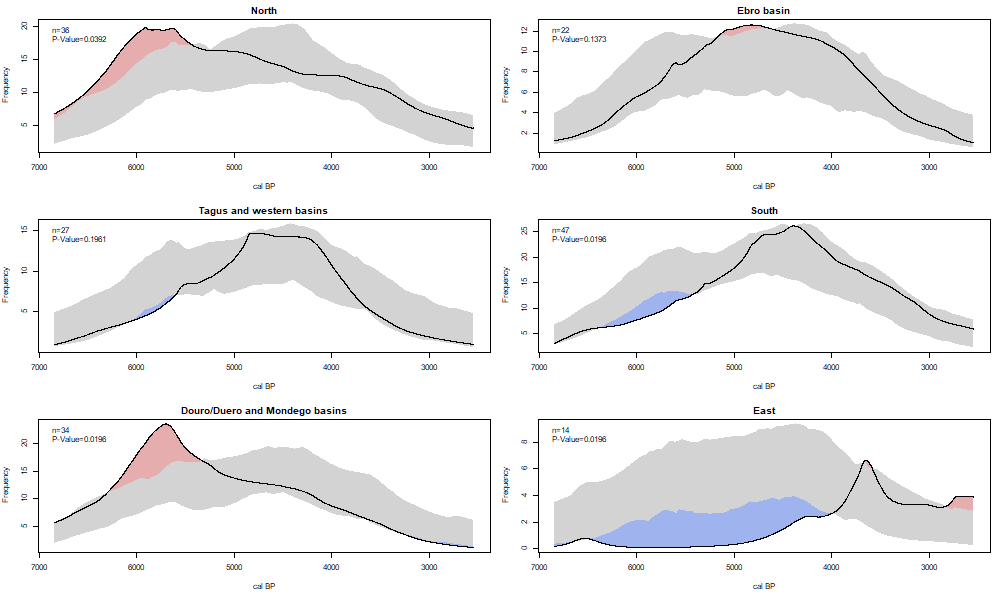

Reproduce this figure in R.
#######################################################################
### FIGURE 8. OBSERVED TIME SERIES PER REGION AND PERMUTATION TEST ###
#####################################################################

# Load Required Libraries
library(readxl)
library(maptools)
library(spatstat)
library(rgdal)
library(rcarbon)
library(dplyr)
library(readr)
setwd("~/BayesMegaliths-master") # Set first the working directory at the BayesMegaliths-master folder, as this script is coded to have that folder as the root
library(here)

# Read C14 database with only those sites that contains more than 1 radiocarbon date
dates = read.csv(here('data','C14dates_Iberia1.csv'), sep=";",na='n/a')

# Read bespoke R functions (located in "src" folder), and MCMC output (located in "Oxcalresults" folder)
source(here('src','markTest.R'))
source(here('src','sampleCounts.R'))
x = read.csv(here('oxcalresults','MCMC_uniform.csv'))

# Eliminate pass number and last column
x = x[,-c(1,ncol(x))]

# Group the dates by region
sites_region = unique(select(dates,SiteID,Region))

# Reorder sites_region to match MCMC output
mcmc_sitenames = unlist(lapply(strsplit(colnames(x),'\\.'),function(x){x[[2]]}))
nsites = length(mcmc_sitenames)/2
sites_region=sites_region[match(mcmc_sitenames[seq(1,by=2,length.out = nsites)],sites_region$SiteID),]
marks = sites_region$Region

# Compute observed time series by region and run permutation test with 50 random simulations
res=markTest(x=x,marks=marks,nsim=50) # Note this takes several hours of processing with just 50 simulations. Increasing the number will raise the computational cost enormously.

# Plot Figure 8 and save it into "figures" folder
png(file=here('figures','Figure 8.png'),width = 1000,height=600)
par(mar=c(5,4,2,1),mfrow=c(3,2))
for (i in 1:length(unique(marks)))
{
  plotMarkTest(res,index=i,main=unique(marks)[i])
  legend('topleft',legend=c(paste0('n=',sum(marks==unique(marks)[i])),paste0('P-Value=',round(res$pValueList[i],4))),bty='n',cex=1)
}
dev.off()